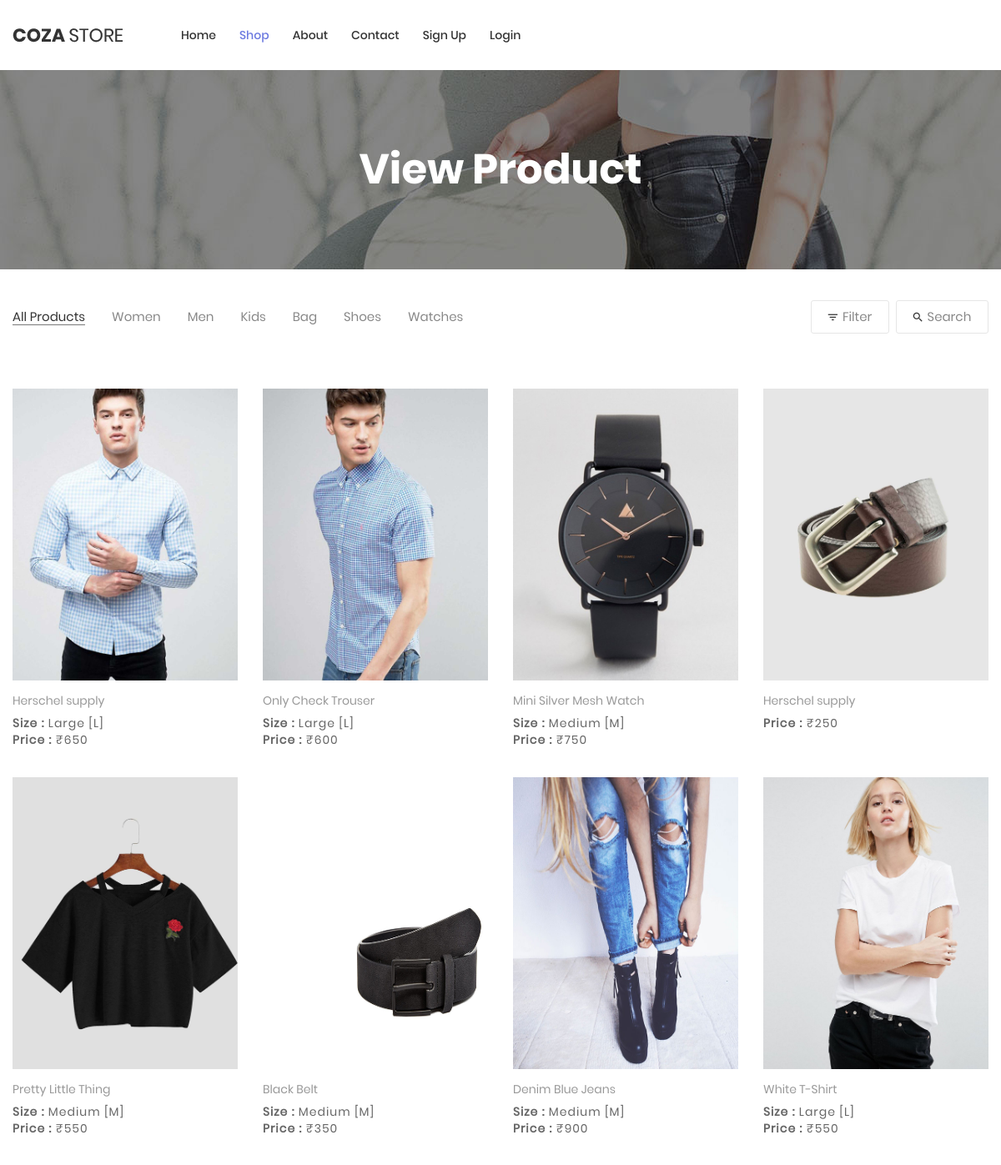
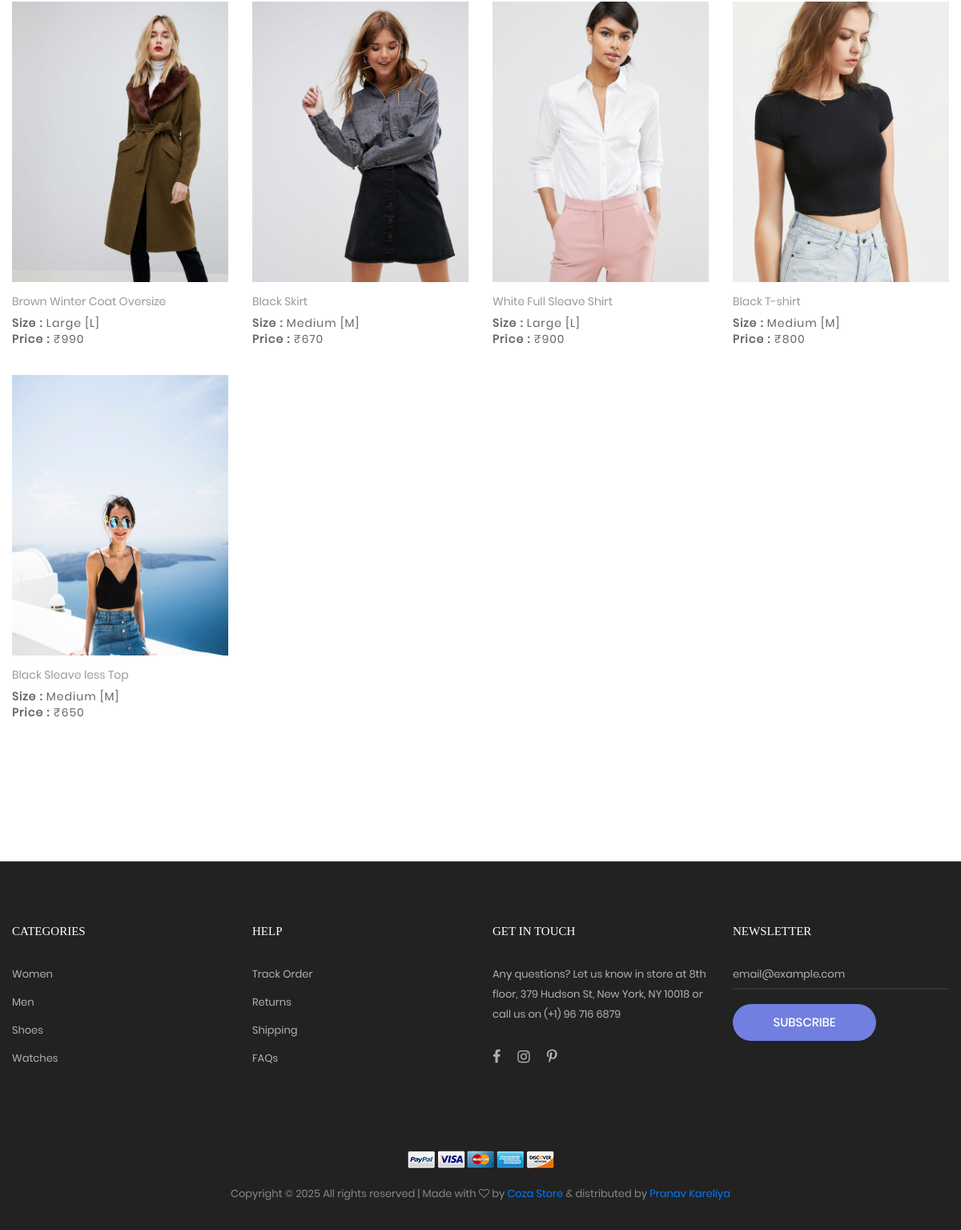
The app's page /product/ with its own data (2 pictures, top to bottom).
### myapp/models.py (models this page shows, shortened)
class Product(models.Model):
    category=(
        ("men","men"),
        ("women","women"),
        ("kids","kids"),
    )
    size=(
        ("s","s"),
        ("m","m"),
        ("l","l"),
        ("xl","xl"),
        ("xxl","xxl"),
    )
    seller=models.ForeignKey(User,on_delete=models.CASCADE)
    product_category=models.CharField(max_length=100,choices=category)
    product_size=models.CharField(max_length=100,choices=size)
    product_name=models.CharField(max_length=100)
    product_price=models.PositiveIntegerField()
    product_picture=models.ImageField(upload_to="product_picture/")
    product_desc=models.TextField()

### myapp/views.py (the view)
# urls.py: path('product/',views.product,name='product'),
def product(request):
    products=Product.objects.all()
    return render(request, 'product.html',{'products':products})

### myapp/templates/product.html (shortened to what this page needs)
{% extends 'header.html' %}
{% load static %}
{% block content %}
<!DOCTYPE html>
<html lang="en">
<head>
</head>
<body class="animsition">
    <section class="bg-img1 txt-center p-lr-15 p-tb-92"
        style="background-image: url('{% static 'images/bg-01.jpg' %}');">
        <h2 class="ltext-105 cl0 txt-center">
            View Product
        </h2>
    </section>
    <div class="bg0 m-t-23 p-b-140">
        <div class="container">
            <div class="flex-w flex-sb-m p-b-52">
                <div class="flex-w flex-l-m filter-tope-group m-tb-10">
                    <button class="stext-106 cl6 hov1 bor3 trans-04 m-r-32 m-tb-5 how-active1" data-filter="*">
                        All Products
                    </button>
                    <button class="stext-106 cl6 hov1 bor3 trans-04 m-r-32 m-tb-5" data-filter=".women">
                        Women
                    </button>
                    <button class="stext-106 cl6 hov1 bor3 trans-04 m-r-32 m-tb-5" data-filter=".men">
                        Men
                    </button>
                    <button class="stext-106 cl6 hov1 bor3 trans-04 m-r-32 m-tb-5" data-filter=".kids">
                        Kids
                    </button>
                    <button class="stext-106 cl6 hov1 bor3 trans-04 m-r-32 m-tb-5" data-filter=".bag">
                        Bag
                    </button>
                    <button class="stext-106 cl6 hov1 bor3 trans-04 m-r-32 m-tb-5" data-filter=".shoes">
                        Shoes
                    </button>
                    <button class="stext-106 cl6 hov1 bor3 trans-04 m-r-32 m-tb-5" data-filter=".watches">
                        Watches
                    </button>
                </div>
                <div class="flex-w flex-c-m m-tb-10">
                    <div
                        class="flex-c-m stext-106 cl6 size-104 bor4 pointer hov-btn3 trans-04 m-r-8 m-tb-4 js-show-filter">
                        <i class="icon-filter cl2 m-r-6 fs-15 trans-04 zmdi zmdi-filter-list"></i>
                        Filter
                    </div>
                    <div class="flex-c-m stext-106 cl6 size-105 bor4 pointer hov-btn3 trans-04 m-tb-4 js-show-search">
                        <i class="icon-search cl2 m-r-6 fs-15 trans-04 zmdi zmdi-search"></i>
                        Search
                    </div>
                </div>
            </div>
            <div class="row isotope-grid">
                {% for i in products %}
                <div class="col-sm-6 col-md-4 col-lg-3 p-b-35 isotope-item {{i.product_category}}">
                    <div class="block2">
                        <div class="block2-pic hov-img0">
                            <img src="{{i.product_picture.url}}" alt="IMG-PRODUCT" style="width:280px;height: 350px;">
                        </div>
                        <div class="block2-txt flex-w flex-t p-t-14">
                            <div class="block2-txt-child1 flex-col-l ">
                                <a href="{% url 'product_details' pk=i.pk %}" class="stext-104 cl4 hov-cl1 trans-04 js-name-b2 p-b-6">
                                    {{i.product_name}}
                                </a>
                                <span class="stext-105 cl3">
                                    {% if i.product_size == 's' %}
									    <b>Size : </b> Small [S]
                                    {% elif i.product_size == 'm' %}
                                        <b>Size : </b> Medium [M]
                                    {% elif i.product_size == 'l' %}
                                        <b>Size : </b> Large [L]
                                    {% elif i.product_size == 'xl' %}
                                        <b>Size : </b> Extra Large [XL]
                                    {% elif i.product_size == 'xxl' %}
                                        <b>Size : </b> Extra Extra Large [XXL]
                                    {% endif %}
								</span>
								<span class="stext-105 cl3">
									<b>Price : </b>₹{{i.product_price}}
								</span>
                            </div>
                        </div>
                    </div>
                </div>
                {% endfor %}
            </div>
        </div>
    </div>
</body>
</html>
{% endblock %}

### myapp/templates/header.html (shortened to what this page needs)
{% load static %}
<!DOCTYPE html>
<html lang="en">
<head>
    <link rel="stylesheet" type="text/css" href="{% static 'vendor/bootstrap/css/bootstrap.min.css' %}">
    <link rel="stylesheet" type="text/css" href="{% static 'fonts/font-awesome-4.7.0/css/font-awesome.min.css' %}">
    <link rel="stylesheet" type="text/css" href="{% static 'fonts/iconic/css/material-design-iconic-font.min.css' %}">
    <link rel="stylesheet" type="text/css" href="{% static 'fonts/linearicons-v1.0.0/icon-font.min.css' %}">
    <link rel="stylesheet" type="text/css" href="{% static 'vendor/animate/animate.css' %}">
    <link rel="stylesheet" type="text/css" href="{% static 'vendor/css-hamburgers/hamburgers.min.css' %}">
    <link rel="stylesheet" type="text/css" href="{% static 'vendor/animsition/css/animsition.min.css' %}">
    <link rel="stylesheet" type="text/css" href="{% static 'vendor/select2/select2.min.css' %}">
    <link rel="stylesheet" type="text/css" href="{% static 'vendor/daterangepicker/daterangepicker.css' %}">
    <link rel="stylesheet" type="text/css" href="{% static 'vendor/slick/slick.css' %}">
    <link rel="stylesheet" type="text/css" href="{% static 'vendor/MagnificPopup/magnific-popup.css' %}">
    <link rel="stylesheet" type="text/css" href="{% static 'vendor/perfect-scrollbar/perfect-scrollbar.css' %}">
    <link rel="stylesheet" type="text/css" href="{% static 'css/util.css' %}">
    <link rel="stylesheet" type="text/css" href="{% static 'css/main.css' %}">
</head>
<body class="animsition">
    <header class="header-v2">
        <div class="container-menu-desktop trans-03">
            <div class="top-bar">
                <div class="content-topbar flex-sb-m h-full container">
                    <div class="right-top-bar flex-w h-full">
                        <a href="#" class="flex-c-m trans-04 p-lr-25">
                        </a>
                        <a href="#" class="flex-c-m trans-04 p-lr-25">
                        </a>
                        <a href="#" class="flex-c-m trans-04 p-lr-25">
                        </a>
                    </div>
                </div>
            </div>
            <div class="wrap-menu-desktop">
                <nav class="limiter-menu-desktop container">
                    <a href="/" class="logo">
                        <img src="{% static 'images/icons/logo-01.png' %}" alt="IMG-LOGO">
                    </a>
                    <div class="menu-desktop">
                        <ul class="main-menu">
                            <li class="{% if request.path == '/' or request.path == '/login/' %}active-menu{% endif %}">
                                <a href="/">Home</a>
                            </li>
                            <li class="{% if request.path == '/product/' %}active-menu{% endif %}">
                                <a href="{% url 'product' %}">Shop</a>
                            </li>
                            <li class="{% if request.path == '/about/' %}active-menu{% endif %}">
                                <a href="{% url 'about' %}">About</a>
                            </li>
                            <li class="{% if request.path == '/contact/' %}active-menu{% endif %}">
                                <a href="{% url 'contact' %}">Contact</a>
                            </li>
                            {% if request.session.email %}
                            <li class="{% if request.path == '/myorders/' %}active-menu{% endif %}">
                                <a href="{% url 'myorders' %}">My Orders</a>
                            </li>
                            <li class="{% if request.path == '/change_password/' %}active-menu{% endif %}">
                                <a href="{% url 'change_password' %}">Change Password</a>
                            </li>
                            <li class="{% if request.path == '/logout/' %}active-menu{% endif %}">
                                <a href="{% url 'logout' %}">Log Out</a>
                            </li>
                            {% else %}
                            <li class="{% if request.path == '/signup/' %}active-menu{% endif %}">
                                <a href="{% url 'signup' %}">Sign Up</a>
                            </li>
                            <li class="{% if request.path == '/login/' %}active-menu{% endif %}">
                                <a href="{% url 'login' %}">Login</a>
                            </li>
                            {% endif %}
                        </ul>
                    </div>
                </nav>
            </div>
        </div>
    </header>
    {% block content %}
    {% endblock %}
    <footer class="bg3 p-t-75 p-b-32">
        <div class="container">
            <div class="row">
                <div class="col-sm-6 col-lg-3 p-b-50">
                    <h4 class="stext-301 cl0 p-b-30">
                        Categories
                    </h4>
                    <ul>
                        <li class="p-b-10">
                            <a href="{% url 'product' %}" class="stext-107 cl7 hov-cl1 trans-04">
                                Women
                            </a>
                        </li>
                        <li class="p-b-10">
                            <a href="{% url 'product' %}" class="stext-107 cl7 hov-cl1 trans-04">
                                Men
                            </a>
                        </li>
                        <li class="p-b-10">
                            <a href="{% url 'product' %}" class="stext-107 cl7 hov-cl1 trans-04">
                                Shoes
                            </a>
                        </li>
                        <li class="p-b-10">
                            <a href="{% url 'product' %}" class="stext-107 cl7 hov-cl1 trans-04">
                                Watches
                            </a>
                        </li>
                    </ul>
                </div>
                <div class="col-sm-6 col-lg-3 p-b-50">
                    <h4 class="stext-301 cl0 p-b-30">
                        Help
                    </h4>
                    <ul>
                        <li class="p-b-10">
                            <a href="#" class="stext-107 cl7 hov-cl1 trans-04">
                                Track Order
                            </a>
                        </li>
                        <li class="p-b-10">
                            <a href="#" class="stext-107 cl7 hov-cl1 trans-04">
                                Returns
                            </a>
                        </li>
                        <li class="p-b-10">
                            <a href="#" class="stext-107 cl7 hov-cl1 trans-04">
                                Shipping
                            </a>
                        </li>
                        <li class="p-b-10">
                            <a href="#" class="stext-107 cl7 hov-cl1 trans-04">
                                FAQs
                            </a>
                        </li>
                    </ul>
                </div>
                <div class="col-sm-6 col-lg-3 p-b-50">
                    <h4 class="stext-301 cl0 p-b-30">
                        GET IN TOUCH
                    </h4>
                    <p class="stext-107 cl7 size-201">
                        Any questions? Let us know in store at 8th floor, 379 Hudson St, New York, NY 10018 or call us
                        on (+1) 96 716 6879
                    </p>
                    <div class="p-t-27">
                        <a href="#" class="fs-18 cl7 hov-cl1 trans-04 m-r-16">
                            <i class="fa fa-facebook"></i>
                        </a>
                        <a href="#" class="fs-18 cl7 hov-cl1 trans-04 m-r-16">
                            <i class="fa fa-instagram"></i>
                        </a>
                        <a href="#" class="fs-18 cl7 hov-cl1 trans-04 m-r-16">
                            <i class="fa fa-pinterest-p"></i>
                        </a>
                    </div>
                </div>
                <div class="col-sm-6 col-lg-3 p-b-50">
                    <h4 class="stext-301 cl0 p-b-30">
                        Newsletter
                    </h4>
                    <form>
                        <div class="wrap-input1 w-full p-b-4">
                            <input type="email" id="email" name="email" class="input1 bg-none plh1 stext-107 cl7"
                                placeholder="email@example.com">
                        </div>
                        <div class="p-t-18">
                            <button class="flex-c-m stext-101 cl0 size-103 bg1 bor1 hov-btn2 p-lr-15 trans-04">
                                Subscribe
                            </button>
                        </div>
                    </form>
                </div>
            </div>
            <div class="p-t-40">
                <div class="flex-c-m flex-w p-b-18">
                    <a href="#" class="m-all-1">
                        <img src="{% static 'images/icons/icon-pay-01.png' %}" alt="ICON-PAY">
                    </a>
                    <a href="#" class="m-all-1">
                        <img src="{% static 'images/icons/icon-pay-02.png' %}" alt="ICON-PAY">
                    </a>
                    <a href="#" class="m-all-1">
                        <img src="{% static 'images/icons/icon-pay-03.png' %}" alt="ICON-PAY">
                    </a>
                    <a href="#" class="m-all-1">
                        <img src="{% static 'images/icons/icon-pay-04.png' %}" alt="ICON-PAY">
                    </a>
                    <a href="#" class="m-all-1">
                        <img src="{% static 'images/icons/icon-pay-05.png' %}" alt="ICON-PAY">
                    </a>
                </div>
                <p class="stext-107 cl6 txt-center">
                    Copyright &copy;
                    <script>document.write(new Date().getFullYear());</script> All rights reserved | Made with <i
                        class="fa fa-heart-o" aria-hidden="true"></i> by <a href="/" target="_blank">Coza Store</a>
                    &amp; distributed by <a href="/" target="_blank">Pranav Kareliya</a>
                </p>
            </div>
        </div>
    </footer>
</body>
</html>

### records on screen
Product: product_picture (picture), product_name "Herschel supply", shows "Size :", product_size "Large [L]", product_price "650"
Product: product_picture (picture), product_name "Only Check Trouser", shows "Size :", product_size "Large [L]", product_price "600"
Product: product_picture (picture), product_name "Mini Silver Mesh Watch", shows "Size :", product_size "Medium [M]", product_price "750"
Product: product_picture (picture), product_name "Herschel supply", product_price "250"
Product: product_picture (picture), product_name "Pretty Little Thing", shows "Size :", product_size "Medium [M]", product_price "550"
Product: product_picture (picture), product_name "Black Belt", shows "Size :", product_size "Medium [M]", product_price "350"
Product: product_picture (picture), product_name "Denim Blue Jeans", shows "Size :", product_size "Medium [M]", product_price "900"
Product: product_picture (picture), product_name "White T-Shirt", shows "Size :", product_size "Large [L]", product_price "550"
Product: product_picture (picture), product_name "Brown Winter Coat Oversize", shows "Size :", product_size "Large [L]", product_price "990"
Product: product_picture (picture), product_name "Black Skirt", shows "Size :", product_size "Medium [M]", product_price "670"
Product: product_picture (picture), product_name "White Full Sleave Shirt", shows "Size :", product_size "Large [L]", product_price "900"
Product: product_picture (picture), product_name "Black T-shirt", shows "Size :", product_size "Medium [M]", product_price "800"
Product: product_picture (picture), product_name "Black Sleave less Top", shows "Size :", product_size "Medium [M]", product_price "650"
